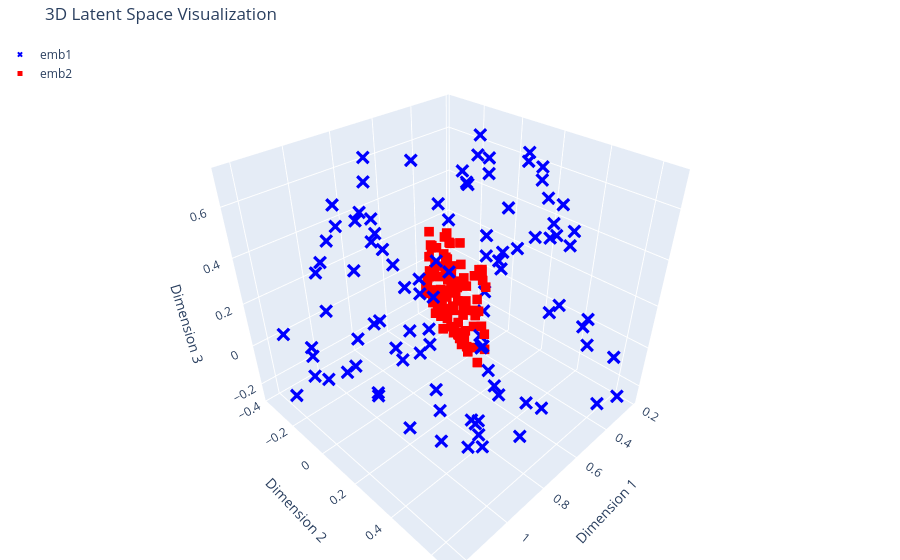

The notebook cell this image was saved under:
### Code cell
# gap = mean of x_normalized - mean of y_normalized
gap = np.mean(x_unsph, axis=0) - np.mean(y_unsph, axis=0)
print("Gap between normalized x and y:", gap)

gamma = 1
x_tilde = x_unsph - gamma * (gap/2) # shifted but not on the unit sphere
y_tilde = y_unsph + gamma * (gap/2) # shifted but not on the unit sphere
visualize_3d_interactively(x_tilde, y_tilde, labels=None, range="auto")
